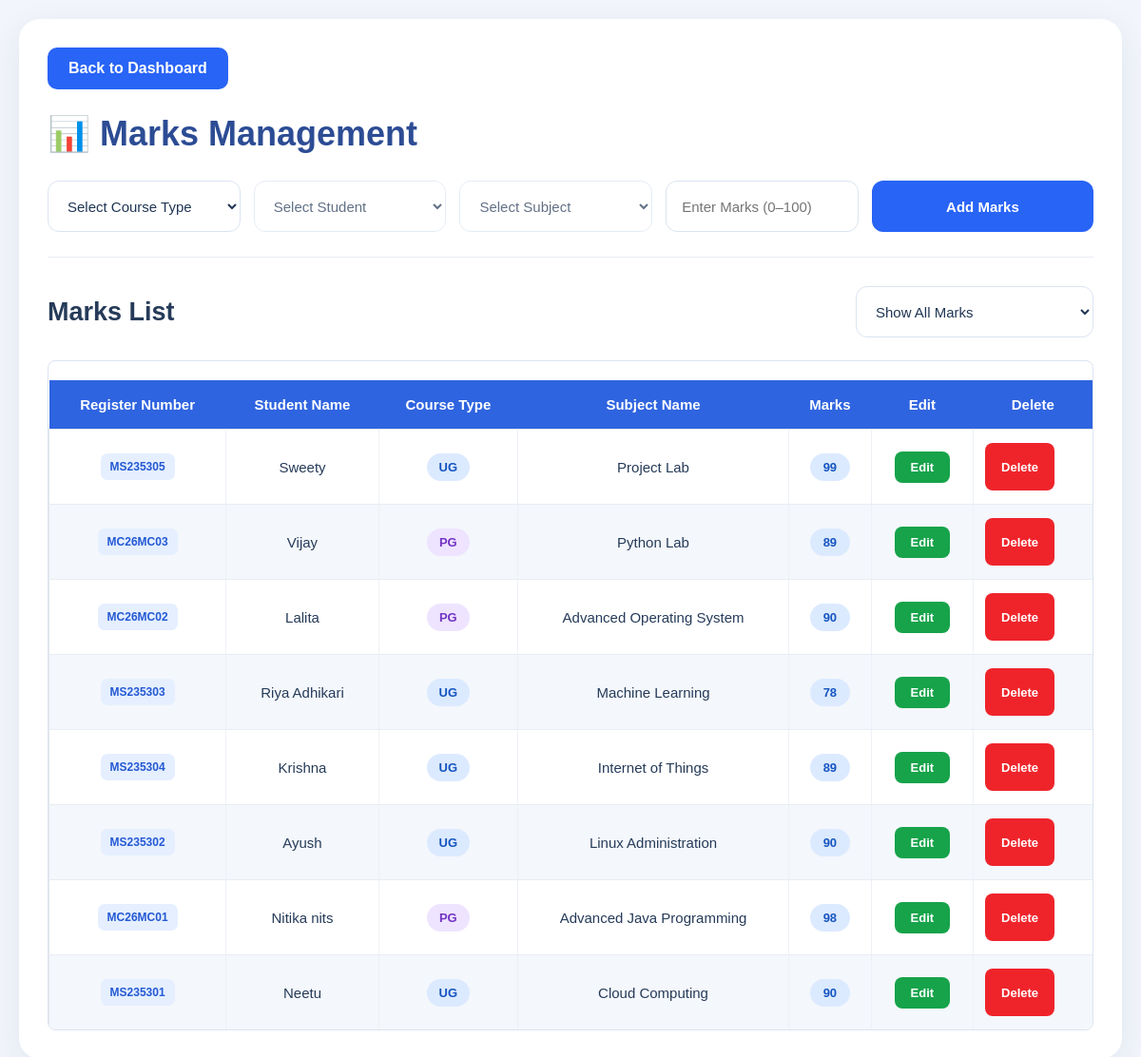
The page /marks (signed in) on the database its author committed.
### tables this page shows
CREATE TABLE marks (
            id INTEGER PRIMARY KEY AUTOINCREMENT,
            student_name TEXT,
            subject_name TEXT,
            marks INTEGER,
            course_type TEXT
        );

CREATE TABLE students (
            id INTEGER PRIMARY KEY AUTOINCREMENT,
            name TEXT NOT NULL,
            email TEXT,
            course TEXT,
            semester TEXT,
            course_type TEXT DEFAULT 'UG'
        , student_code TEXT);

### app.py (the view, shortened to what this page needs)
@app.route("/marks", methods=["GET", "POST"])
def marks():
    conn = get_db()
    course_type = valid_course_type(
        request.form.get("course_type") or
        request.args.get("course_type")
    )
    if course_type:
        students_data = conn.execute("""
            SELECT id, name, course_type, student_code
            FROM students
            WHERE UPPER(TRIM(COALESCE(course_type, 'UG'))) = ?
            ORDER BY name
        """, (course_type,)).fetchall()
        subjects_data = conn.execute("""
            SELECT id, subject_name, subject_code, student_name
            FROM subjects
            WHERE UPPER(TRIM(COALESCE(course_type, ''))) = ?
            ORDER BY subject_name
        """, (course_type,)).fetchall()
    else:
        students_data = []
        subjects_data = []
    marks_query = """
        WITH mark_rows AS (
            SELECT
                m.id,
                m.student_name,
                m.subject_name,
                m.marks,
                m.course_type,
                COALESCE(
                    NULLIF(UPPER(TRIM(m.course_type)), ''),
                    (
                        SELECT UPPER(TRIM(s.course_type))
                        FROM subjects s
                        WHERE LOWER(TRIM(s.student_name)) =
                              LOWER(TRIM(m.student_name))
                          AND LOWER(TRIM(s.subject_name)) =
                              LOWER(TRIM(m.subject_name))
                        ORDER BY s.id DESC
                        LIMIT 1
                    ),
                    ''
                ) AS display_course_type
            FROM marks m
        )
        SELECT
            mr.id,
            mr.student_name,
            mr.subject_name,
            mr.marks,
            mr.course_type,
            mr.display_course_type,
            st.student_code
        FROM mark_rows mr
        LEFT JOIN students st
            ON LOWER(TRIM(st.name)) =
               LOWER(TRIM(mr.student_name))
           AND UPPER(TRIM(COALESCE(st.course_type, 'UG'))) =
               mr.display_course_type
    """
    if course_type:
        marks_data = conn.execute(
            marks_query + """
                WHERE mr.display_course_type = ?
                ORDER BY mr.id DESC
            """,
            (course_type,)
        ).fetchall()
    else:
        marks_data = conn.execute(
            marks_query + """
                ORDER BY mr.id DESC
            """
        ).fetchall()
    conn.close()
    return render_template(
        "marks.html",
        students=students_data,
        subjects=subjects_data,
        marks_data=marks_data,
        course_type=course_type
    )

### app.py (called while the page is built)
def get_db():
    conn = sqlite3.connect(DB_PATH)
    conn.row_factory = sqlite3.Row
    return conn

def valid_course_type(value):
    value = (value or "").strip().upper()
    return value if value in ("UG", "PG") else ""

@app.before_request
def teacher_only_access():
    if request.endpoint in ("login", "static"):
        return None
    if (
        session.get("role") != "teacher"
        or not session.get("user_id")
    ):
        session.clear()
        flash("Please log in using a teacher account.", "error")
        return redirect(url_for("login"))

### templates/marks.html (shortened to what this page needs)
<!DOCTYPE html>
<html lang="en">
<head>
    <link rel="stylesheet"
          href="{{ url_for('static', filename='style.css') }}">
</head>
<body>
    <div class="page-container">
        <a href="{{ url_for('dashboard') }}" class="back-button">
             Back to Dashboard
        </a>
        <h1>📊 Marks Management</h1>
        <form method="POST"
              action="{{ url_for('marks') }}"
              class="marks-form"
              id="marksForm">
            <select name="course_type"
                    id="courseType"
                    required>
                <option value="">Select Course Type</option>
            </select>
            <select name="student_id"
                    id="studentId"
                    required
                    {% if not course_type %}disabled{% endif %}>
                <option value="">Select Student</option>
            </select>
            <select name="subject_id"
                    id="subjectId"
                    required
                    {% if not course_type %}disabled{% endif %}>
                <option value="">Select Subject</option>
            </select>
            <input type="number"
                   name="marks"
                   id="marksInput"
                   placeholder="Enter Marks (0–100)"
                   min="0"
                   max="100"
                   step="1"
                   required>
            <button type="submit" class="primary-button">
                Add Marks
            </button>
        </form>
        <hr class="divider">
        <div class="list-header">
            <h2>Marks List</h2>
            <select class="filter-select"
                    id="marksFilter"
                    aria-label="Filter marks">
                <option value="ALL"
                    {% if not course_type %}selected{% endif %}>
                    Show All Marks
                </option>
            </select>
        </div>
        <div class="table-wrapper">
            <table>
                <thead>
                    <tr>
                        <th>Register Number</th>
                        <th>Student Name</th>
                        <th>Course Type</th>
                        <th>Subject Name</th>
                        <th>Marks</th>
                        <th>Edit</th>
                        <th>Delete</th>
                    </tr>
                </thead>
                <tbody>
                    {% for mark in marks_data %}
                    <tr>
                        <td>
                            <span class="student-code">
                                {{ mark['student_code'] or 'Not assigned' }}
                            </span>
                        </td>
                        <td>{{ mark['student_name'] }}</td>
                        <td>
                            {% set displayed_type =
                                mark['display_course_type']|default('', true)|upper %}
                            {% if displayed_type == 'UG' %}
                                <span class="course-badge">UG</span>
                            {% elif displayed_type == 'PG' %}
                                <span class="course-badge pg-badge">PG</span>
                            {% else %}
                                <span class="course-badge">—</span>
                            {% endif %}
                        </td>
                        <td>{{ mark['subject_name'] }}</td>
                        <td>
                            <span class="marks-badge">
                                {{ mark['marks'] }}
                            </span>
                        </td>
                        <td>
                            <a href="{{ url_for('edit_mark', id=mark['id']) }}"
                               class="edit-button">
                                Edit
                            </a>
                        </td>
                        <td>
                            <form method="POST"
                                  action="{{ url_for('delete_mark', id=mark['id']) }}"
                                  class="delete-form"
                                  style="margin:0;">
                                <button type="submit" class="delete-button">
                                    Delete
                                </button>
                            </form>
                        </td>
                    </tr>
                    {% else %}
                    <tr>
                        <td colspan="7" class="empty-state">
                            No marks found for this selection.
                        </td>
                    </tr>
                    {% endfor %}
                </tbody>
            </table>
        </div>
    </div>
</body>
</html>

### static/style.css (style rules this page uses)
* { margin:0; padding:0; box-sizing:border-box; }
body { font-family:'Segoe UI',sans-serif; background:#f4f6f9; padding:25px; }
h1 { color:#1e3a8a; font-size:42px; font-weight:700; margin-bottom:30px; }
h2 { font-size:32px; margin:30px 0 20px; }
form { display:flex; flex-wrap:wrap; gap:15px; align-items:center; margin-bottom:25px; }
input, select { width:280px; height:50px; padding:0 15px; border:1px solid #d1d5db; border-radius:8px; font-size:16px; }
button { background:#2563eb; color:#fff; border:none; height:50px; padding:0 25px; border-radius:8px; font-size:16px; cursor:pointer; }
table { width:100%; border-collapse:collapse; margin-top:20px; }
th { background:#2f64e0; color:white; padding:16px; font-size:18px; text-align:center; }
td { padding:16px; border:1px solid #e5e7eb; font-size:17px; text-align:center; }
tr:nth-child(even) { background:#fafafa; }
hr { margin:25px 0; border:none; border-top:1px solid #ddd; }
* { margin: 0; padding: 0; box-sizing: border-box; }
:root { --primary: #2463eb; --primary-dark: #1d4ed8; --navy: #101d42; --muted: #68748a; --border: #d9e0eb; }
body { font-family: Arial, Helvetica, sans-serif; color: var(--navy); background: #f3f6fc; }

### templates/marks.html (style rules this page uses)
* { box-sizing: border-box; }
body { margin: 0; padding: 20px; background: #f2f5fb; color: #263b59; font-family: Arial, Helvetica, sans-serif; }
.page-container { width: 100%; max-width: 1800px; margin: 0 auto; padding: 30px; background: #fff; border-radius: 22px; box-shadow: 0 10px 35px rgba(31, 51, 91, 0.08); }
.back-button { display: inline-block; margin-bottom: 26px; padding: 13px 22px; border-radius: 10px; background: #2864f6; color: #fff; text-decoration: none; font-weight: 600; }
h1 { margin: 0 0 28px; color: #2c4c94; font-size: 36px; font-weight: 750; }
h2 { margin: 0; color: #263b59; font-size: 27px; }
.marks-form { display: grid; grid-template-columns: 1fr 1fr 1fr 1fr 1.15fr; gap: 14px; align-items: center; }
input, select { width: 100%; min-width: 0; height: 54px; padding: 0 16px; border: 1px solid #dce4f1; border-radius: 12px; background: #fff; color: #203654; font-size: 15px; outline: none; transition: border-color 0.2s, box-shadow 0.2s; }
.primary-button { min-height: 54px; padding: 12px 20px; border: none; border-radius: 12px; background: #2864f6; color: #fff; font-size: 15px; font-weight: 700; cursor: pointer; transition: background 0.2s; }
.divider { margin: 26px 0 30px; border: none; border-top: 1px solid #e8edf5; }
.list-header { display: flex; justify-content: space-between; align-items: center; gap: 18px; margin-bottom: 24px; }
.filter-select { width: 250px; max-width: 100%; }
.table-wrapper { width: 100%; overflow-x: auto; border: 1px solid #dce4f1; border-radius: 8px; }
table { width: 100%; min-width: 850px; border-collapse: collapse; text-align: center; }
thead { background: #3264e8; color: #fff; }
th { padding: 17px 12px; font-size: 15px; font-weight: 700; white-space: nowrap; }
td { padding: 14px 12px; border-bottom: 1px solid #e8edf5; border-right: 1px solid #edf1f7; font-size: 15px; }
tbody tr:nth-child(even) { background: #f4f7fb; }
tbody tr:nth-child(odd) { background: #fff; }
tbody tr:last-child td { border-bottom: none; }
td:last-child, th:last-child { border-right: none; }
.student-code { display: inline-block; padding: 7px 10px; border-radius: 7px; background: #e5efff; color: #2459d3; font-size: 12px; font-weight: 700; white-space: nowrap; }
.course-badge, .marks-badge { display: inline-block; min-width: 42px; padding: 7px 13px; border-radius: 20px; background: #dceaff; color: #1555c0; font-size: 13px; font-weight: 700; }
.pg-badge { background: #eee4ff; color: #7434c5; }
.edit-button, .delete-button { display: inline-block; padding: 9px 17px; border: none; border-radius: 8px; color: #fff; text-decoration: none; font-size: 13px; font-weight: 700; cursor: pointer; }
.edit-button { background: #16a34a; }
.delete-button { background: #ef242b; }

### rows shown on the page
marks: student_code "MS235305", student_name "Sweety", shows "UG", subject_name "Project Lab", marks "99"
marks: student_code "MC26MC03", student_name "Vijay", shows "PG", subject_name "Python Lab", marks "89"
marks: student_code "MC26MC02", student_name "Lalita", shows "PG", subject_name "Advanced Operating System", marks "90"
marks: student_code "MS235303", student_name "Riya Adhikari", shows "UG", subject_name "Machine Learning", marks "78"
marks: student_code "MS235304", student_name "Krishna", shows "UG", subject_name "Internet of Things", marks "89"
marks: student_code "MS235302", student_name "Ayush", shows "UG", subject_name "Linux Administration", marks "90"
marks: student_code "MC26MC01", student_name "Nitika nits", shows "PG", subject_name "Advanced Java Programming", marks "98"
marks: student_code "MS235301", student_name "Neetu", shows "UG", subject_name "Cloud Computing", marks "90"
